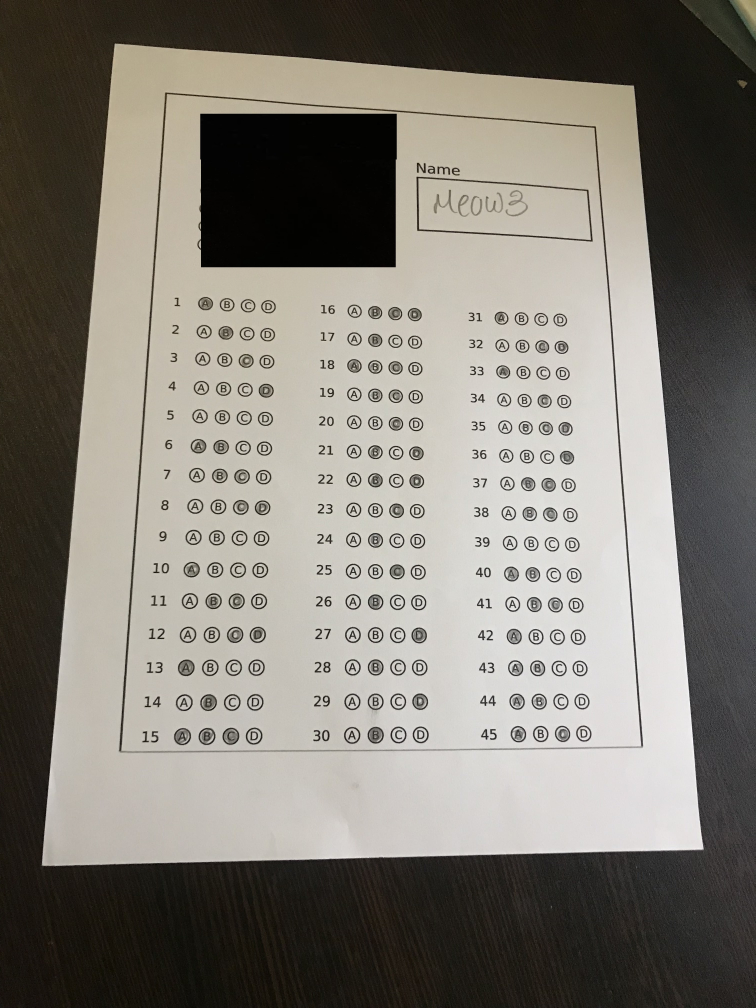
#> input picture testCases/12.jpg, 3024 x 4032 px (shown at 1/4 size); its folder holds only this picture in this run
$ python main.py
#> lines starting #> are read from the running program, lines starting #| are printed output that depends on the picture; after the words box and inside, x2 and y2 are one past the last pixel; in counts of white or black regions, pixels touching at a corner belong together
#> further down, image is the input picture: shape (4032, 3024, 3); mean B, G, R 116.1, 124.2, 128.4
### paper_extraction.py
import cv2
import numpy as np
from crop_image import *


def extract_the_paper_from_image(image,imageName):
#> called with imageName = '12.jpg'
    gray_scale = cv2.cvtColor(image, cv2.COLOR_BGR2GRAY)
    adaptively_thresholded = cv2.adaptiveThreshold(gray_scale,255,cv2.ADAPTIVE_THRESH_MEAN_C,cv2.THRESH_BINARY,11,2)
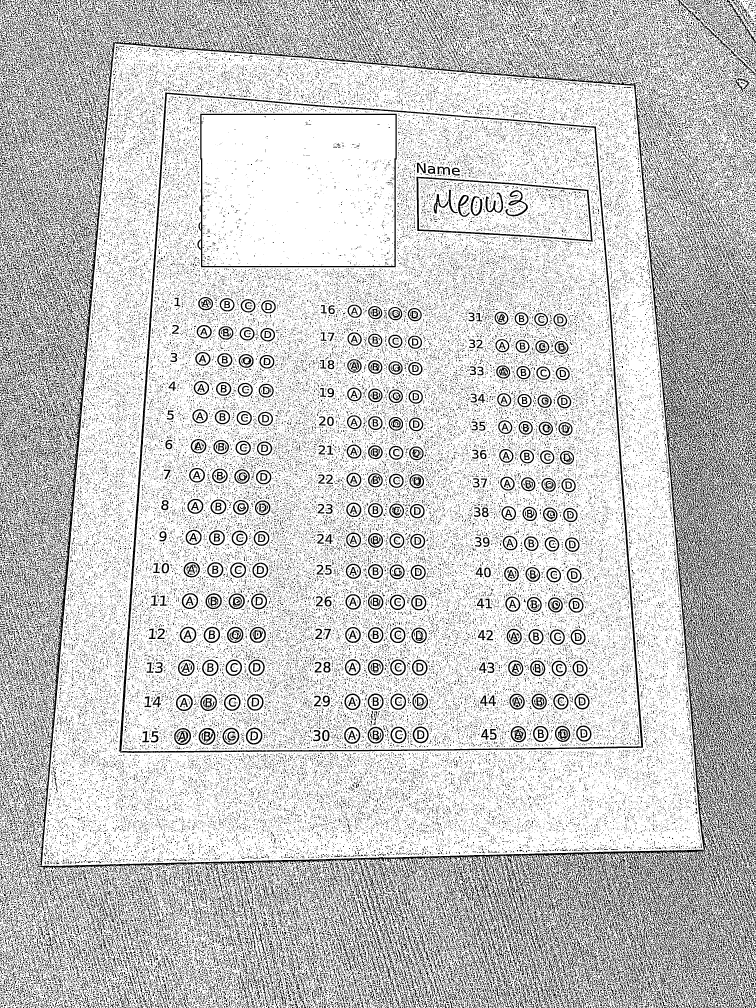
#> adaptively_thresholded: shape (4032, 3024) (shown at 1/4 size); 78.3% white; 140609 black regions (116295 under 20 px), largest, box (x1, y1, x2, y2) and area: (142, 158, 2850, 3599) 123910, (475, 369, 2572, 3012) 57596, (789, 455, 1587, 1069) 14596
    cv2.imwrite(f'./first adptive thresholding/{imageName}',adaptively_thresholded)
    contours, _ = cv2.findContours(adaptively_thresholded,
                                    cv2.RETR_TREE, cv2.CHAIN_APPROX_NONE)
#> contours = 169646 contours
    if (len(contours) > 0):
        contours = sorted(contours, key=cv2.contourArea, reverse=True)
        paper_contour = None
        paper = image
        for cnt in contours:
            peri = cv2.arcLength(cnt, True)
            ratio = 0.01
            approx = cv2.approxPolyDP(cnt, ratio*peri, True)
            #print(len(approx),cv2.contourArea(cnt), image.shape[0]*image.shape[1])
            if (len(approx) == 4 and cv2.contourArea(cnt)>0.2*image.shape[0]*image.shape[1]):
                paper_contour = approx
                paper = four_point_transform(image, paper_contour.reshape(4, 2))
            else:
                break
#> this loop made 6 passes
#> (peri, tl in four_point_transform, tr in four_point_transform, br in four_point_transform, bl in four_point_transform, widthA in four_point_transform) on passes 2, 4: (31450.2, [453, 167], [2552, 328], [2824, 3429], [151, 3466], 2673.3), (9336.1, [661, 369], [2384, 506], [2571, 2990], [474, 3004], 2097)
#> pass 1, in four_point_transform, `warped = cv2.warpPerspective(image, M, (maxWidth, maxHeight))`:
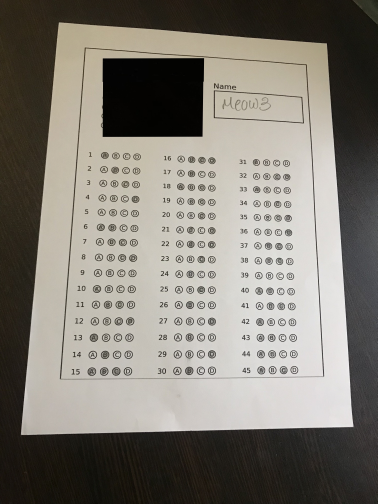
#> warped: shape (4031, 3017, 3) (shown at 1/8 size); mean B, G, R 117.4, 125.6, 129.9
#> pass 3, in four_point_transform (call 3), `warped = cv2.warpPerspective(image, M, (maxWidth, maxHeight))`:
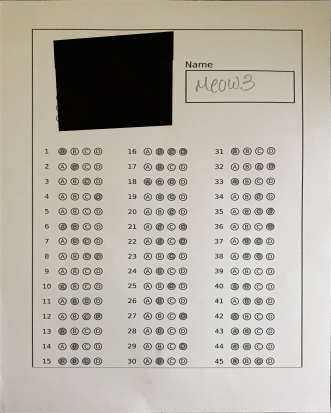
#> warped: shape (3303, 2647, 3) (shown at 1/8 size); mean B, G, R 165, 175.1, 180
    return paper

### crop_image.py
import numpy as np
import cv2
def order_points(pts):
	# initialzie a list of coordinates that will be ordered
	# such that the first entry in the list is the top-left,
	# the second entry is the top-right, the third is the
	# bottom-right, and the fourth is the bottom-left
	rect = np.zeros((4, 2), dtype = "float32")
	# the top-left point will have the smallest sum, whereas
	# the bottom-right point will have the largest sum
	s = pts.sum(axis = 1)
	rect[0] = pts[np.argmin(s)]
	rect[2] = pts[np.argmax(s)]
	# now, compute the difference between the points, the
	# top-right point will have the smallest difference,
	# whereas the bottom-left will have the largest difference
	diff = np.diff(pts, axis = 1)
	rect[1] = pts[np.argmin(diff)]
	rect[3] = pts[np.argmax(diff)]
	# return the ordered coordinates
	return rect

def four_point_transform(image, pts):
	# obtain a consistent order of the points and unpack them
	# individually
	rect = order_points(pts)
	(tl, tr, br, bl) = rect
	# compute the width of the new image, which will be the
	# maximum distance between bottom-right and bottom-left
	# x-coordiates or the top-right and top-left x-coordinates
	widthA = np.sqrt(((br[0] - bl[0]) ** 2) + ((br[1] - bl[1]) ** 2))
	widthB = np.sqrt(((tr[0] - tl[0]) ** 2) + ((tr[1] - tl[1]) ** 2))
	maxWidth = max(int(widthA), int(widthB))
	# compute the height of the new image, which will be the
	# maximum distance between the top-right and bottom-right
	# y-coordinates or the top-left and bottom-left y-coordinates
	heightA = np.sqrt(((tr[0] - br[0]) ** 2) + ((tr[1] - br[1]) ** 2))
	heightB = np.sqrt(((tl[0] - bl[0]) ** 2) + ((tl[1] - bl[1]) ** 2))
	maxHeight = max(int(heightA), int(heightB))
	# now that we have the dimensions of the new image, construct
	# the set of destination points to obtain a "birds eye view",
	# (i.e. top-down view) of the image, again specifying points
	# in the top-left, top-right, bottom-right, and bottom-left
	# order
	dst = np.array([
		[0, 0],
		[maxWidth - 1, 0],
		[maxWidth - 1, maxHeight - 1],
		[0, maxHeight - 1]], dtype = "float32")
	# compute the perspective transform matrix and then apply it
	M = cv2.getPerspectiveTransform(rect, dst)
	warped = cv2.warpPerspective(image, M, (maxWidth, maxHeight))
	# return the warped image
	return warped

### bubble_sheet_answer.py
import cv2
import numpy as np
import imutils
from imutils import contours as imcnts
from crop_image import *
import os

colors=[(255,0,0)
,(0,255,0)
,(0,0,255)
,(255,0,0)
,(0,255,0)
,(0,0,255)
,(0,255,0)
,(255,0,0)
,(255,255,192)
,(225,255,128)
,(128,0,0)
,(128,128,0)
,(0,128,0)
,(128,0,128)
,(0,128,128)
,(0,0,128),
       (255,215,0)]

def get_student_answer(paper,imageName):
    # Get the gray scale paper
#> called with imageName = '12.jpg'
    gray_scale_paper = cv2.cvtColor(paper,cv2.COLOR_BGR2GRAY)
    dirname = 'gray scale images'
    if not os.path.isdir(f'./{dirname}'):
        os.mkdir(dirname)
    cv2.imwrite(os.path.join(dirname, imageName),gray_scale_paper)

    # Get binary paper
    thresholded=cv2.adaptiveThreshold(gray_scale_paper, 255, cv2.ADAPTIVE_THRESH_MEAN_C,cv2.THRESH_BINARY_INV, 73, 5)
#> thresholded: shape (2635, 2083); 10.1% white; 1275 white regions (844 under 20 px), largest, box (x1, y1, x2, y2) and area: (158, 7, 1089, 793) 108666, (1179, 308, 2033, 570) 20277, (0, 332, 5, 2634) 5608
    dirname = 'adaptive thresholded images'
    if not os.path.isdir(f'./{dirname}'):
        os.mkdir(dirname)
    cv2.imwrite(os.path.join(dirname, imageName),thresholded)

    # Get The Eroded Image To Be Used In Calculations Of Answers
    eroded=cv2.erode(thresholded,np.ones((3,3)),iterations=1)
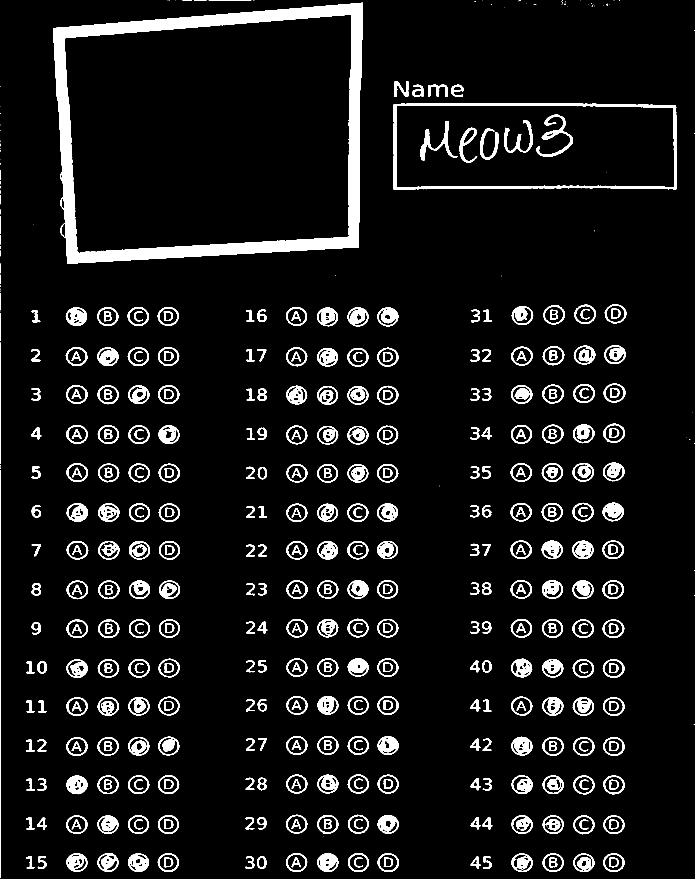
#> eroded: shape (2635, 2083) (shown at 1/3 size); 7.3% white; 474 white regions (73 under 20 px)
    dirname = 'eroded images'
    if not os.path.isdir(f'./{dirname}'):
        os.mkdir(dirname)
    cv2.imwrite(os.path.join(dirname, imageName),eroded)

    #Get Average Area
    areas=[]
    # Get the external contours
    pap_cnts,_=cv2.findContours(thresholded, cv2.RETR_EXTERNAL, cv2.CHAIN_APPROX_NONE)
#> pap_cnts = 1134 contours, 860 with area under 20; largest, box (x1, y1, x2, y2) and area: (158, 7, 1089, 793) 651944, (1179, 308, 2033, 570) 217316, (0, 332, 5, 2634) 3304, (1722, 913, 1789, 973) 3086, (1813, 912, 1881, 972) 3053

    # Check if there are no contours
    if(len(pap_cnts)==0):
        print("No external contours found")

    # Get the bubbles contours
    pre_question_cnts=[]
    for cnt in pap_cnts:
        (x,y,w,h)=cv2.boundingRect(cnt)
        aspect_ratio=w/h
        peri = cv2.arcLength(cnt, True)
        ratio = 0.01
        approx = cv2.approxPolyDP(cnt, ratio*peri, True)
        curr_cnt_area=cv2.contourArea(cnt)
        if(aspect_ratio>=0.8 and aspect_ratio<=1.2 and len(approx)>=4 and curr_cnt_area>30 and curr_cnt_area>1.5*peri):
            areas.append(curr_cnt_area)
            pre_question_cnts.append(cnt)
#> this loop made 1134 passes
#> (x, y, w, h, aspect_ratio, peri, curr_cnt_area) on passes 41 to 43: (1448, 2569, 29, 39, 0.744, 194.5, 529.5), (1410, 2569, 33, 38, 0.868, 121.8, 621.5), (770, 2568, 31, 40, 0.775, 118.1, 942)

    # Check if there are no contours
    if(len(pre_question_cnts)==0):
        print("No bubbles contours found")

    temp=paper.copy()
    cv2.drawContours(temp,pre_question_cnts,-1,(0,255,0), 5)
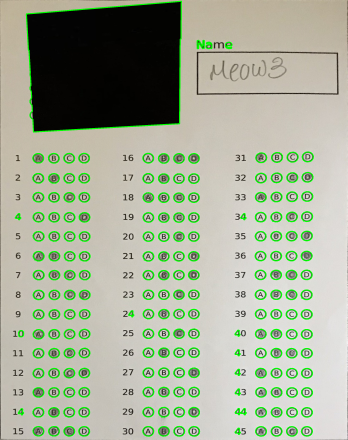
#> temp: shape (2635, 2083, 3) (shown at 1/6 size); mean B, G, R 152.3, 173.5, 164.8
    dirname = 'all circles contours'
    if not os.path.isdir(f'./{dirname}'):
        os.mkdir(dirname)
    cv2.imwrite(os.path.join(dirname, imageName),temp)

    # Get Only Bubbles
    bubble_area=np.median(areas)
    question_cnts_copy=[]
    for i,area  in enumerate(areas):
        if(abs(area-bubble_area)<=bubble_area*.3):
            question_cnts_copy.append(pre_question_cnts[i])
#> this loop made 196 passes
#> area on passes 1 to 3: 621.5, 2944, 2901.5
    pre_question_cnts= question_cnts_copy

    temp=paper.copy()
    cv2.drawContours(temp,pre_question_cnts,-1,(0,255,0), 5)
    dirname = 'bubbles contours'
    if not os.path.isdir(f'./{dirname}'):
        os.mkdir(dirname)
    cv2.imwrite(os.path.join(dirname, imageName),temp)

    if(len(pre_question_cnts)):
        # Sort the contours from top to bottom
        question_cnts,_=imcnts.sort_contours(pre_question_cnts,method='top-to-bottom')

        # Detect the number of choices and the number of columns
        xs_set=np.array([])
        (_,__,bubble_width,___)=cv2.boundingRect(pre_question_cnts[0])
        for cnt in question_cnts:
            (x,y,w,h)=cv2.boundingRect(cnt)
            xs_set=np.append(xs_set,x)
        xs_set=np.sort(xs_set)
        number_of_bubbles=0
        number_of_xs=len(xs_set)
        number_of_columns=1
        for i in range(1,number_of_xs):
            if(xs_set[i]-xs_set[i-1]>=0.5*bubble_width and xs_set[i]-xs_set[i-1]<=2*bubble_width):
                number_of_bubbles+=1
            elif(xs_set[i]-xs_set[i-1]>2.5*bubble_width):
                number_of_columns+=1
        number_of_bubbles+=number_of_columns
        number_of_choices=number_of_bubbles//number_of_columns
        print(number_of_columns,number_of_choices,number_of_bubbles)
#| 3 4 12

    def detect_number_of_contours(cnts):
        (_,prev_y,___,bubble_height)=cv2.boundingRect(cnts[0])
        #print("height",bubble_height)
        for i,cnt in enumerate(cnts):
            (x,y,w,h)=cv2.boundingRect(cnt)
            if(abs(y-prev_y)>0.4*bubble_height):
                return 1
        return 0

    number_of_questions=len(pre_question_cnts)//number_of_choices
    cut_row=number_of_questions*(number_of_choices+1)
    is_cut=0
    temp=paper.copy()
    if(len(pre_question_cnts)):
        qs=0
        # Get student answers
        answers=[]

        temp_number_of_columns=number_of_columns
        # Iterate over each row
        i=0
        while (i<len(question_cnts)):

            # detect number of contours in row
            if(not is_cut):
                is_cut=detect_number_of_contours(question_cnts[i:i+temp_number_of_columns*number_of_choices])
                if(is_cut):
                    temp_number_of_columns-=1
                cut_row=i
            number_of_conts=temp_number_of_columns*number_of_choices

            # Get all bubbles of the current row which has (number_of_columns) questions
            curr_row_cnts,_=imcnts.sort_contours(question_cnts[i:i+number_of_conts])

            # Iterate over each question
            for k in np.arange(0,len(curr_row_cnts),number_of_choices):

                # Current Question answers
                curr_ques_cnts=curr_row_cnts[k:k+number_of_choices]
                color1=colors[qs%len(colors)]
                qs=qs+1
                cv2.drawContours(temp,curr_ques_cnts,-1,color1, 5)

                mask_ones=[]
                bubbles=[]
                for j,c in enumerate(curr_ques_cnts):

                    # Get the maximum shaded bubble
                    mask = np.zeros(thresholded.shape, dtype="uint8")
                    cv2.drawContours(mask, [c], -1, 255, -1)
                    mask_ones.append(cv2.countNonZero(mask))
                    mask= cv2.bitwise_and(eroded, mask)
                    total= cv2.countNonZero(mask)
                    bubbles.append(total)

                mask_mean=np.mean(mask_ones)
                bubbles=np.array(bubbles)/mask_mean
                bubbled=np.argmax(bubbles)
                total=np.amax(bubbles)
                count_chosen=0
                if(total>0.7):
                    count_chosen=((total-bubbles)<=0.3).sum()
                else:
                    count_chosen=((total-bubbles)<=0.15).sum()
                final_ans=(ord('X')-ord('A')) if(count_chosen!=1) else bubbled
                answers.append(chr(final_ans+ord('A')))
            i+=(temp_number_of_columns*number_of_choices)
#> this loop made 15 passes
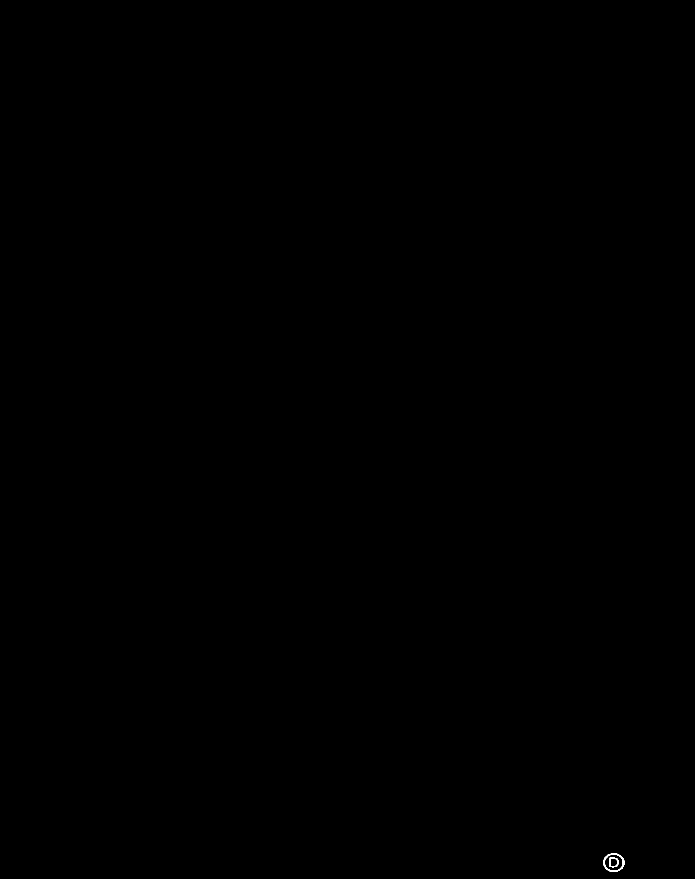
#> mask: shape (2635, 2083) (shown at 1/3 size); 0.02% white; 2 white regions, box (x1, y1, x2, y2) and area: (1809, 2560, 1874, 2616) 741, (1828, 2573, 1856, 2602) 334
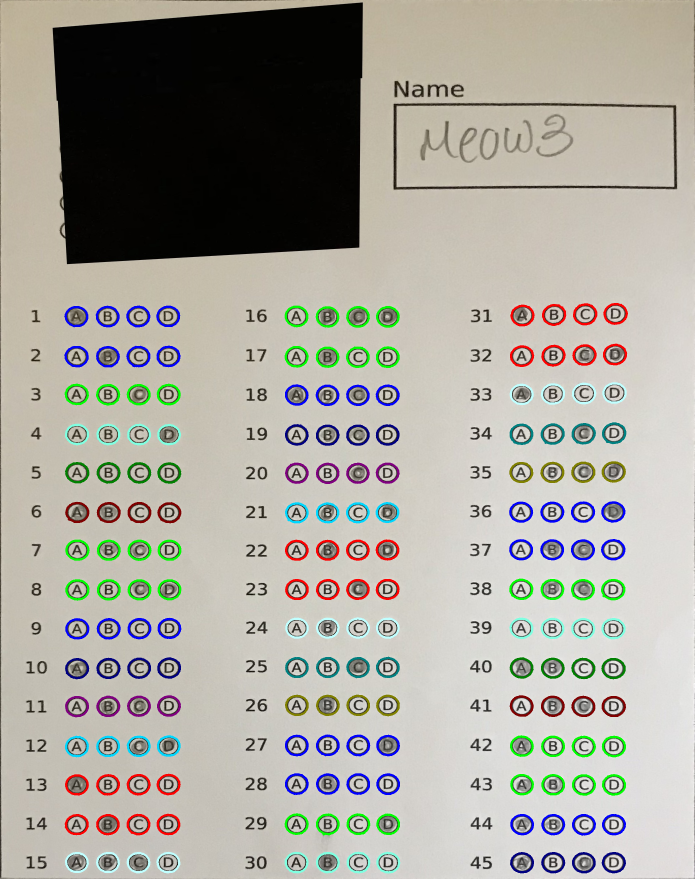
#> temp: shape (2635, 2083, 3) (shown at 1/3 size); mean B, G, R 157.7, 166.4, 168.6

    # Draw The Questions Contours

    dirname = 'questions'
    if not os.path.isdir(f'./{dirname}'):
        os.mkdir(dirname)
    cv2.imwrite(os.path.join(dirname, imageName),temp)

    # Get Number Of Rows
    number_of_rows=0
    x_sorted_conts,_=imcnts.sort_contours(question_cnts)
    (prev_x,_,bubble_width,__)=cv2.boundingRect(x_sorted_conts[0])
    for i,cnt in enumerate(x_sorted_conts):
        (x,y,w,h)=cv2.boundingRect(cnt)
        if(abs(prev_x-x)>=2.5*bubble_width):
            number_of_rows=i
            break
        elif i+1==len(x_sorted_conts):
            number_of_rows=i+1
        prev_x=x
#> this loop made 61 passes
    number_of_rows=number_of_questions if not number_of_rows else number_of_rows//number_of_choices

    # Map The Given Answers To Real Ones
    cut_row=cut_row//(number_of_choices*number_of_columns)
    curr_cnt=0
    final_answers=[0] * number_of_questions
    for i in range(0,number_of_rows):
        for j in range(0,number_of_columns-int(i>=cut_row and is_cut)):
            #print(j*number_of_rows+i+1,curr_cnt+1,int(i>=cut_row and cut_row!=number_of_rows-1))
            final_answers[j*number_of_rows+i]=answers[curr_cnt]
            curr_cnt+=1
    return final_answers

### main.py
import os
import cv2
import numpy as np
from paper_extraction import *
from bubble_sheet_answer import *
import glob

path='./testCases/'
dir_list = os.listdir(path)
if not os.path.isdir(f'./{path}/answers/'):
    os.mkdir(f'./{path}/answers/')
for name in dir_list:
    try:
        print(name)

        image= cv2.imread(path+name)

        paper=extract_the_paper_from_image(image,name)

        answers=get_student_answer(paper,name)
        answers= [(i+1,j) for i,j in enumerate(answers)]
        full_path=path+"answers/"+os.path.splitext(name)[0]+".txt"
        open(full_path, 'w').close()
        f = open(full_path, "a")
        for ans in answers:
            f.write("%s\n" % ':'.join((str(ans[0]),ans[1])))
#> this loop made 45 passes
#> ans on passes 1 to 8: (1, 'A'), (2, 'B'), (3, 'C'), (4, 'D'), (5, 'X'), (6, 'X'), (7, 'X'), (8, 'X')
        f.close()
    except:
        print("error hena")
